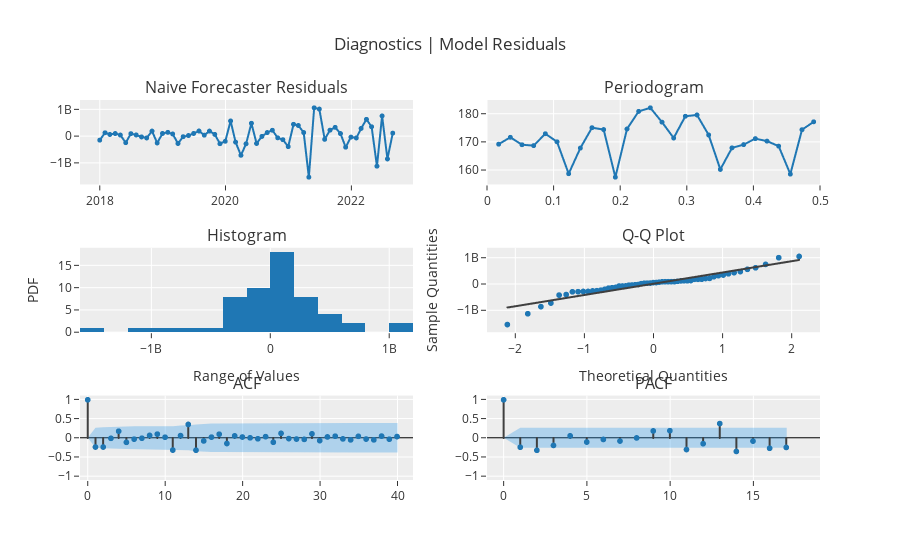

This figure's notebook cell:
### Code cell
plot_model(best, plot = 'diagnostics')

### Figure 1 — Plotly figure (JSON) as saved in the notebook; plotly's stock layout.template omitted (floating-point values rounded to 4 significant figures)
{"data": [{"line": {"color": "rgb(31, 119, 180)", "width": 2}, "marker": {"color": "rgb(31, 119, 180)", "size": 5}, "mode": "lines+markers", "name": "Naive Forecaster", "showlegend": false, "type": "scattergl", "x": ["2018-01-01T00:00:00", "2018-02-01T00:00:00", "2018-03-01T00:00:00", "2018-04-01T00:00:00", "2018-05-01T00:00:00", "2018-06-01T00:00:00", "2018-07-01T00:00:00", "2018-08-01T00:00:00", "2018-09-01T00:00:00", "2018-10-01T00:00:00", "2018-11-01T00:00:00", "2018-12-01T00:00:00", "2019-01-01T00:00:00", "2019-02-01T00:00:00", "2019-03-01T00:00:00", "2019-04-01T00:00:00", "2019-05-01T00:00:00", "2019-06-01T00:00:00", "2019-07-01T00:00:00", "2019-08-01T00:00:00", "2019-09-01T00:00:00", "2019-10-01T00:00:00", "2019-11-01T00:00:00", "2019-12-01T00:00:00", "2020-01-01T00:00:00", "2020-02-01T00:00:00", "2020-03-01T00:00:00", "2020-04-01T00:00:00", "2020-05-01T00:00:00", "2020-06-01T00:00:00", "2020-07-01T00:00:00", "2020-08-01T00:00:00", "2020-09-01T00:00:00", "2020-10-01T00:00:00", "2020-11-01T00:00:00", "2020-12-01T00:00:00", "2021-01-01T00:00:00", "2021-02-01T00:00:00", "2021-03-01T00:00:00", "2021-04-01T00:00:00", "2021-05-01T00:00:00", "2021-06-01T00:00:00", "2021-07-01T00:00:00", "2021-08-01T00:00:00", "2021-09-01T00:00:00", "2021-10-01T00:00:00", "2021-11-01T00:00:00", "2021-12-01T00:00:00", "2022-01-01T00:00:00", "2022-02-01T00:00:00", "2022-03-01T00:00:00", "2022-04-01T00:00:00", "2022-05-01T00:00:00", "2022-06-01T00:00:00", "2022-07-01T00:00:00", "2022-08-01T00:00:00", "2022-09-01T00:00:00"], "xaxis": "x", "y": [-138819263, 138819263, 74220514, 108809996, 51958797, -235529205, 104250362, 56600507, -18797282, -56436195, 200537293, -244564197, 110758650, 153707303, 91553126, -265701135, -9083527, 33546072, 111057238, 203926073, 47855848, 200481248, 76897042, -273604530, -182197596, 580905470, -214357008, -709199069, -277720016, 495147223, -264797131, 458048, 145701855, 231632445, -53596149, -122064973, -383478443, 454966900, 411176896, 144878131, -1531437310, 1075348513, 1027429563, -109213769, 235475565, 341057844, 108015844, -404296235, -25124772, -56920986, 301914137, 641506199, 363759499, -1118051121, 770334344, -845609157, 124639689], "yaxis": "y"}, {"hoverinfo": "text", "hovertext": ["Freq: 0.0175<br>Ampl: 169.2774<br>Time period: 57.0", "Freq: 0.0351<br>Ampl: 171.7324<br>Time period: 28.5", "Freq: 0.0526<br>Ampl: 169.0809<br>Time period: 19.0", "Freq: 0.0702<br>Ampl: 168.7599<br>Time period: 14.25", "Freq: 0.0877<br>Ampl: 173.0099<br>Time period: 11.4", "Freq: 0.1053<br>Ampl: 170.1393<br>Time period: 9.5", "Freq: 0.1228<br>Ampl: 158.737<br>Time period: 8.1429", "Freq: 0.1404<br>Ampl: 167.8837<br>Time period: 7.125", "Freq: 0.1579<br>Ampl: 175.17<br>Time period: 6.3333", "Freq: 0.1754<br>Ampl: 174.4881<br>Time period: 5.7", "Freq: 0.193<br>Ampl: 157.4916<br>Time period: 5.1818", "Freq: 0.2105<br>Ampl: 174.7038<br>Time period: 4.75", "Freq: 0.2281<br>Ampl: 180.9903<br>Time period: 4.3846", "Freq: 0.2456<br>Ampl: 182.2664<br>Time period: 4.0714", "Freq: 0.2632<br>Ampl: 177.1414<br>Time period: 3.8", "Freq: 0.2807<br>Ampl: 171.4906<br>Time period: 3.5625", "Freq: 0.2982<br>Ampl: 179.2499<br>Time period: 3.3529", "Freq: 0.3158<br>Ampl: 179.7108<br>Time period: 3.1667", "Freq: 0.3333<br>Ampl: 172.5737<br>Time period: 3.0", "Freq: 0.3509<br>Ampl: 160.269<br>Time period: 2.85", "Freq: 0.3684<br>Ampl: 167.9646<br>Time period: 2.7143", "Freq: 0.386<br>Ampl: 169.12<br>Time period: 2.5909", "Freq: 0.4035<br>Ampl: 171.2638<br>Time period: 2.4783", "Freq: 0.4211<br>Ampl: 170.3693<br>Time period: 2.375", "Freq: 0.4386<br>Ampl: 168.5752<br>Time period: 2.28", "Freq: 0.4561<br>Ampl: 158.5976<br>Time period: 2.1923", "Freq: 0.4737<br>Ampl: 174.449<br>Time period: 2.1111", "Freq: 0.4912<br>Ampl: 177.2637<br>Time period: 2.0357"], "line": {"color": "#1f77b4", "width": 2}, "marker": {"size": 5}, "mode": "lines+markers", "name": "Naive Forecaster", "showlegend": false, "type": "scattergl", "x": [0.01754, 0.03509, 0.05263, 0.07018, 0.08772, 0.1053, 0.1228, 0.1404, 0.1579, 0.1754, 0.193, 0.2105, 0.2281, 0.2456, 0.2632, 0.2807, 0.2982, 0.3158, 0.3333, 0.3509, 0.3684, 0.386, 0.4035, 0.4211, 0.4386, 0.4561, 0.4737, 0.4912], "xaxis": "x2", "y": [169.3, 171.7, 169.1, 168.8, 173.0, 170.1, 158.7, 167.9, 175.2, 174.5, 157.5, 174.7, 181.0, 182.3, 177.1, 171.5, 179.2, 179.7, 172.6, 160.3, 168.0, 169.1, 171.3, 170.4, 168.6, 158.6, 174.4, 177.3], "yaxis": "y2"}, {"alignmentgroup": "True", "bingroup": "x", "hovertemplate": "variable=Naive Forecaster<br>value=%{x}<br>count=%{y}<extra></extra>", "legendgroup": "Naive Forecaster", "marker": {"color": "#1f77b4", "pattern": {"shape": ""}}, "name": "Naive Forecaster", "offsetgroup": "Naive Forecaster", "orientation": "v", "showlegend": false, "type": "histogram", "x": [-138819263, 138819263, 74220514, 108809996, 51958797, -235529205, 104250362, 56600507, -18797282, -56436195, 200537293, -244564197, 110758650, 153707303, 91553126, -265701135, -9083527, 33546072, 111057238, 203926073, 47855848, 200481248, 76897042, -273604530, -182197596, 580905470, -214357008, -709199069, -277720016, 495147223, -264797131, 458048, 145701855, 231632445, -53596149, -122064973, -383478443, 454966900, 411176896, 144878131, -1531437310, 1075348513, 1027429563, -109213769, 235475565, 341057844, 108015844, -404296235, -25124772, -56920986, 301914137, 641506199, 363759499, -1118051121, 770334344, -845609157, 124639689], "xaxis": "x3", "yaxis": "y3"}, {"marker": {"color": "#1f77b4"}, "mode": "markers", "name": "Naive Forecaster", "showlegend": false, "type": "scattergl", "x": [-2.114, -1.819, -1.628, -1.484, -1.364, -1.262, -1.172, -1.09, -1.014, -0.9447, -0.8792, -0.8172, -0.7583, -0.7019, -0.6476, -0.5952, -0.5443, -0.4949, -0.4466, -0.3993, -0.3529, -0.3073, -0.2623, -0.2178, -0.1737, -0.13, -0.08654, -0.04323, 0, 0.04323, 0.08654, 0.13, 0.1737, 0.2178, 0.2623, 0.3073, 0.3529, 0.3993, 0.4466, 0.4949, 0.5443, 0.5952, 0.6476, 0.7019, 0.7583, 0.8172, 0.8792, 0.9447, 1.014, 1.09, 1.172, 1.262, 1.364, 1.484, 1.628, 1.819, 2.114], "xaxis": "x4", "y": [-1531437310, -1118051121, -845609157, -709199069, -404296235, -383478443, -277720016, -273604530, -265701135, -264797131, -244564197, -235529205, -214357008, -182197596, -138819263, -122064973, -109213769, -56920986, -56436195, -53596149, -25124772, -18797282, -9083527, 458048, 33546072, 47855848, 51958797, 56600507, 74220514, 76897042, 91553126, 104250362, 108015844, 108809996, 110758650, 111057238, 124639689, 138819263, 144878131, 145701855, 153707303, 200481248, 200537293, 203926073, 231632445, 235475565, 301914137, 341057844, 363759499, 411176896, 454966900, 495147223, 580905470, 641506199, 770334344, 1027429563, 1075348513], "yaxis": "y4"}, {"line": {"color": "#3f3f3f"}, "mode": "lines", "name": "Naive Forecaster", "showlegend": false, "type": "scattergl", "x": [-2.114, -1.819, -1.628, -1.484, -1.364, -1.262, -1.172, -1.09, -1.014, -0.9447, -0.8792, -0.8172, -0.7583, -0.7019, -0.6476, -0.5952, -0.5443, -0.4949, -0.4466, -0.3993, -0.3529, -0.3073, -0.2623, -0.2178, -0.1737, -0.13, -0.08654, -0.04323, 0, 0.04323, 0.08654, 0.13, 0.1737, 0.2178, 0.2623, 0.3073, 0.3529, 0.3993, 0.4466, 0.4949, 0.5443, 0.5952, 0.6476, 0.7019, 0.7583, 0.8172, 0.8792, 0.9447, 1.014, 1.09, 1.172, 1.262, 1.364, 1.484, 1.628, 1.819, 2.114], "xaxis": "x4", "y": [-880300000.0, -753100000.0, -671200000.0, -608900000.0, -557700000.0, -513600000.0, -474600000.0, -439400000.0, -407100000.0, -377000000.0, -348800000.0, -322200000.0, -296800000.0, -272600000.0, -249200000.0, -226600000.0, -204800000.0, -183500000.0, -162700000.0, -142400000.0, -122400000.0, -102800000.0, -83400000.0, -64260000.0, -45310000.0, -26490000.0, -7787000.0, 10850000.0, 29450000.0, 48050000.0, 66690000.0, 85400000.0, 104200000.0, 123200000.0, 142300000.0, 161700000.0, 181300000.0, 201300000.0, 221600000.0, 242400000.0, 263700000.0, 285500000.0, 308100000.0, 331500000.0, 355700000.0, 381100000.0, 407700000.0, 435900000.0, 466000000.0, 498300000.0, 533600000.0, 572500000.0, 616600000.0, 667800000.0, 730100000.0, 812000000.0, 939200000.0], "yaxis": "y4"}, {"line": {"color": "#3f3f3f"}, "mode": "lines", "name": "ACF", "showlegend": false, "type": "scattergl", "x": [0, 0], "xaxis": "x5", "y": [0, 1], "yaxis": "y5"}, {"line": {"color": "#3f3f3f"}, "mode": "lines", "name": "ACF", "showlegend": false, "type": "scattergl", "x": [1, 1], "xaxis": "x5", "y": [0, -0.2369], "yaxis": "y5"}, {"line": {"color": "#3f3f3f"}, "mode": "lines", "name": "ACF", "showlegend": false, "type": "scattergl", "x": [2, 2], "xaxis": "x5", "y": [0, -0.2364], "yaxis": "y5"}, {"line": {"color": "#3f3f3f"}, "mode": "lines", "name": "ACF", "showlegend": false, "type": "scattergl", "x": [3, 3], "xaxis": "x5", "y": [0, -0.008625], "yaxis": "y5"}, {"line": {"color": "#3f3f3f"}, "mode": "lines", "name": "ACF", "showlegend": false, "type": "scattergl", "x": [4, 4], "xaxis": "x5", "y": [0, 0.1769], "yaxis": "y5"}, {"line": {"color": "#3f3f3f"}, "mode": "lines", "name": "ACF", "showlegend": false, "type": "scattergl", "x": [5, 5], "xaxis": "x5", "y": [0, -0.1137], "yaxis": "y5"}, {"line": {"color": "#3f3f3f"}, "mode": "lines", "name": "ACF", "showlegend": false, "type": "scattergl", "x": [6, 6], "xaxis": "x5", "y": [0, -0.03046], "yaxis": "y5"}, {"line": {"color": "#3f3f3f"}, "mode": "lines", "name": "ACF", "showlegend": false, "type": "scattergl", "x": [7, 7], "xaxis": "x5", "y": [0, -0.005895], "yaxis": "y5"}, {"line": {"color": "#3f3f3f"}, "mode": "lines", "name": "ACF", "showlegend": false, "type": "scattergl", "x": [8, 8], "xaxis": "x5", "y": [0, 0.06758], "yaxis": "y5"}, {"line": {"color": "#3f3f3f"}, "mode": "lines", "name": "ACF", "showlegend": false, "type": "scattergl", "x": [9, 9], "xaxis": "x5", "y": [0, 0.1018], "yaxis": "y5"}, {"line": {"color": "#3f3f3f"}, "mode": "lines", "name": "ACF", "showlegend": false, "type": "scattergl", "x": [10, 10], "xaxis": "x5", "y": [0, 0.02013], "yaxis": "y5"}, {"line": {"color": "#3f3f3f"}, "mode": "lines", "name": "ACF", "showlegend": false, "type": "scattergl", "x": [11, 11], "xaxis": "x5", "y": [0, -0.3166], "yaxis": "y5"}, {"line": {"color": "#3f3f3f"}, "mode": "lines", "name": "ACF", "showlegend": false, "type": "scattergl", "x": [12, 12], "xaxis": "x5", "y": [0, 0.06319], "yaxis": "y5"}, {"line": {"color": "#3f3f3f"}, "mode": "lines", "name": "ACF", "showlegend": false, "type": "scattergl", "x": [13, 13], "xaxis": "x5", "y": [0, 0.3548], "yaxis": "y5"}, {"line": {"color": "#3f3f3f"}, "mode": "lines", "name": "ACF", "showlegend": false, "type": "scattergl", "x": [14, 14], "xaxis": "x5", "y": [0, -0.3202], "yaxis": "y5"}, {"line": {"color": "#3f3f3f"}, "mode": "lines", "name": "ACF", "showlegend": false, "type": "scattergl", "x": [15, 15], "xaxis": "x5", "y": [0, -0.07718], "yaxis": "y5"}, {"line": {"color": "#3f3f3f"}, "mode": "lines", "name": "ACF", "showlegend": false, "type": "scattergl", "x": [16, 16], "xaxis": "x5", "y": [0, 0.02258], "yaxis": "y5"}, {"line": {"color": "#3f3f3f"}, "mode": "lines", "name": "ACF", "showlegend": false, "type": "scattergl", "x": [17, 17], "xaxis": "x5", "y": [0, 0.09922], "yaxis": "y5"}, {"line": {"color": "#3f3f3f"}, "mode": "lines", "name": "ACF", "showlegend": false, "type": "scattergl", "x": [18, 18], "xaxis": "x5", "y": [0, -0.1442], "yaxis": "y5"}, {"line": {"color": "#3f3f3f"}, "mode": "lines", "name": "ACF", "showlegend": false, "type": "scattergl", "x": [19, 19], "xaxis": "x5", "y": [0, 0.05545], "yaxis": "y5"}, {"line": {"color": "#3f3f3f"}, "mode": "lines", "name": "ACF", "showlegend": false, "type": "scattergl", "x": [20, 20], "xaxis": "x5", "y": [0, 0.02523], "yaxis": "y5"}, {"line": {"color": "#3f3f3f"}, "mode": "lines", "name": "ACF", "showlegend": false, "type": "scattergl", "x": [21, 21], "xaxis": "x5", "y": [0, 0.004636], "yaxis": "y5"}, {"line": {"color": "#3f3f3f"}, "mode": "lines", "name": "ACF", "showlegend": false, "type": "scattergl", "x": [22, 22], "xaxis": "x5", "y": [0, -0.02017], "yaxis": "y5"}, {"line": {"color": "#3f3f3f"}, "mode": "lines", "name": "ACF", "showlegend": false, "type": "scattergl", "x": [23, 23], "xaxis": "x5", "y": [0, 0.0359], "yaxis": "y5"}, {"line": {"color": "#3f3f3f"}, "mode": "lines", "name": "ACF", "showlegend": false, "type": "scattergl", "x": [24, 24], "xaxis": "x5", "y": [0, -0.1111], "yaxis": "y5"}, {"line": {"color": "#3f3f3f"}, "mode": "lines", "name": "ACF", "showlegend": false, "type": "scattergl", "x": [25, 25], "xaxis": "x5", "y": [0, 0.1208], "yaxis": "y5"}, {"line": {"color": "#3f3f3f"}, "mode": "lines", "name": "ACF", "showlegend": false, "type": "scattergl", "x": [26, 26], "xaxis": "x5", "y": [0, -0.01572], "yaxis": "y5"}, {"line": {"color": "#3f3f3f"}, "mode": "lines", "name": "ACF", "showlegend": false, "type": "scattergl", "x": [27, 27], "xaxis": "x5", "y": [0, -0.02765], "yaxis": "y5"}, {"line": {"color": "#3f3f3f"}, "mode": "lines", "name": "ACF", "showlegend": false, "type": "scattergl", "x": [28, 28], "xaxis": "x5", "y": [0, -0.03624], "yaxis": "y5"}, {"line": {"color": "#3f3f3f"}, "mode": "lines", "name": "ACF", "showlegend": false, "type": "scattergl", "x": [29, 29], "xaxis": "x5", "y": [0, 0.1086], "yaxis": "y5"}, {"line": {"color": "#3f3f3f"}, "mode": "lines", "name": "ACF", "showlegend": false, "type": "scattergl", "x": [30, 30], "xaxis": "x5", "y": [0, -0.06863], "yaxis": "y5"}, {"line": {"color": "#3f3f3f"}, "mode": "lines", "name": "ACF", "showlegend": false, "type": "scattergl", "x": [31, 31], "xaxis": "x5", "y": [0, 0.02813], "yaxis": "y5"}, {"line": {"color": "#3f3f3f"}, "mode": "lines", "name": "ACF", "showlegend": false, "type": "scattergl", "x": [32, 32], "xaxis": "x5", "y": [0, 0.04737], "yaxis": "y5"}, {"line": {"color": "#3f3f3f"}, "mode": "lines", "name": "ACF", "showlegend": false, "type": "scattergl", "x": [33, 33], "xaxis": "x5", "y": [0, -0.02389], "yaxis": "y5"}, {"line": {"color": "#3f3f3f"}, "mode": "lines", "name": "ACF", "showlegend": false, "type": "scattergl", "x": [34, 34], "xaxis": "x5", "y": [0, -0.04945], "yaxis": "y5"}, {"line": {"color": "#3f3f3f"}, "mode": "lines", "name": "ACF", "showlegend": false, "type": "scattergl", "x": [35, 35], "xaxis": "x5", "y": [0, 0.04337], "yaxis": "y5"}, {"line": {"color": "#3f3f3f"}, "mode": "lines", "name": "ACF", "showlegend": false, "type": "scattergl", "x": [36, 36], "xaxis": "x5", "y": [0, -0.02752], "yaxis": "y5"}, {"line": {"color": "#3f3f3f"}, "mode": "lines", "name": "ACF", "showlegend": false, "type": "scattergl", "x": [37, 37], "xaxis": "x5", "y": [0, -0.04896], "yaxis": "y5"}, {"line": {"color": "#3f3f3f"}, "mode": "lines", "name": "ACF", "showlegend": false, "type": "scattergl", "x": [38, 38], "xaxis": "x5", "y": [0, 0.04981], "yaxis": "y5"}, {"line": {"color": "#3f3f3f"}, "mode": "lines", "name": "ACF", "showlegend": false, "type": "scattergl", "x": [39, 39], "xaxis": "x5", "y": [0, -0.03077], "yaxis": "y5"}, {"line": {"color": "#3f3f3f"}, "mode": "lines", "name": "ACF", "showlegend": false, "type": "scattergl", "x": [40, 40], "xaxis": "x5", "y": [0, 0.038], "yaxis": "y5"}, {"marker": {"color": "#1f77b4", "size": 6}, "mode": "markers", "name": "ACF", "showlegend": false, "type": "scattergl", "x": [0, 1, 2, 3, 4, 5, 6, 7, 8, 9, 10, 11, 12, 13, 14, 15, 16, 17, 18, 19, 20, 21, 22, 23, 24, 25, 26, 27, 28, 29, 30, 31, 32, 33, 34, 35, 36, 37, 38, 39, 40], "xaxis": "x5", "y": [1, -0.2369, -0.2364, -0.008625, 0.1769, -0.1137, -0.03046, -0.005895, 0.06758, 0.1018, 0.02013, -0.3166, 0.06319, 0.3548, -0.3202, -0.07718, 0.02258, 0.09922, -0.1442, 0.05545, 0.02523, 0.004636, -0.02017, 0.0359, -0.1111, 0.1208, -0.01572, -0.02765, -0.03624, 0.1086, -0.06863, 0.02813, 0.04737, -0.02389, -0.04945, 0.04337, -0.02752, -0.04896, 0.04981, -0.03077, 0.038], "yaxis": "y5"}, {"line": {"color": "rgba(255,255,255,0)"}, "mode": "lines", "name": "UC", "showlegend": false, "type": "scatter", "x": [0, 1, 2, 3, 4, 5, 6, 7, 8, 9, 10, 11, 12, 13, 14, 15, 16, 17, 18, 19, 20, 21, 22, 23, 24, 25, 26, 27, 28, 29, 30, 31, 32, 33, 34, 35, 36, 37, 38, 39, 40], "xaxis": "x5", "y": [0, 0.2596, 0.2738, 0.2872, 0.2872, 0.2945, 0.2974, 0.2976, 0.2976, 0.2987, 0.301, 0.3011, 0.3228, 0.3236, 0.3488, 0.3681, 0.3692, 0.3693, 0.3711, 0.3748, 0.3754, 0.3755, 0.3755, 0.3756, 0.3758, 0.378, 0.3806, 0.3806, 0.3808, 0.381, 0.3831, 0.3839, 0.3841, 0.3845, 0.3846, 0.385, 0.3853, 0.3854, 0.3859, 0.3863, 0.3865], "yaxis": "y5"}, {"fill": "tonexty", "fillcolor": "rgba(32, 146, 230,0.3)", "line": {"color": "rgba(255,255,255,0)"}, "mode": "lines", "name": "LC", "showlegend": false, "type": "scatter", "x": [0, 1, 2, 3, 4, 5, 6, 7, 8, 9, 10, 11, 12, 13, 14, 15, 16, 17, 18, 19, 20, 21, 22, 23, 24, 25, 26, 27, 28, 29, 30, 31, 32, 33, 34, 35, 36, 37, 38, 39, 40], "xaxis": "x5", "y": [0, -0.2596, -0.2738, -0.2872, -0.2872, -0.2945, -0.2974, -0.2976, -0.2976, -0.2987, -0.301, -0.3011, -0.3228, -0.3236, -0.3488, -0.3681, -0.3692, -0.3693, -0.3711, -0.3748, -0.3754, -0.3755, -0.3755, -0.3756, -0.3758, -0.378, -0.3806, -0.3806, -0.3808, -0.381, -0.3831, -0.3839, -0.3841, -0.3845, -0.3846, -0.385, -0.3853, -0.3854, -0.3859, -0.3863, -0.3865], "yaxis": "y5"}, {"line": {"color": "#3f3f3f"}, "mode": "lines", "name": "PACF", "showlegend": false, "type": "scattergl", "x": [0, 0], "xaxis": "x6", "y": [0, 1], "yaxis": "y6"}, {"line": {"color": "#3f3f3f"}, "mode": "lines", "name": "PACF", "showlegend": false, "type": "scattergl", "x": [1, 1], "xaxis": "x6", "y": [0, -0.2412], "yaxis": "y6"}, {"line": {"color": "#3f3f3f"}, "mode": "lines", "name": "PACF", "showlegend": false, "type": "scattergl", "x": [2, 2], "xaxis": "x6", "y": [0, -0.3218], "yaxis": "y6"}, {"line": {"color": "#3f3f3f"}, "mode": "lines", "name": "PACF", "showlegend": false, "type": "scattergl", "x": [3, 3], "xaxis": "x6", "y": [0, -0.1952], "yaxis": "y6"}, {"line": {"color": "#3f3f3f"}, "mode": "lines", "name": "PACF", "showlegend": false, "type": "scattergl", "x": [4, 4], "xaxis": "x6", "y": [0, 0.05613], "yaxis": "y6"}, {"line": {"color": "#3f3f3f"}, "mode": "lines", "name": "PACF", "showlegend": false, "type": "scattergl", "x": [5, 5], "xaxis": "x6", "y": [0, -0.1068], "yaxis": "y6"}, {"line": {"color": "#3f3f3f"}, "mode": "lines", "name": "PACF", "showlegend": false, "type": "scattergl", "x": [6, 6], "xaxis": "x6", "y": [0, -0.03828], "yaxis": "y6"}, {"line": {"color": "#3f3f3f"}, "mode": "lines", "name": "PACF", "showlegend": false, "type": "scattergl", "x": [7, 7], "xaxis": "x6", "y": [0, -0.07948], "yaxis": "y6"}, {"line": {"color": "#3f3f3f"}, "mode": "lines", "name": "PACF", "showlegend": false, "type": "scattergl", "x": [8, 8], "xaxis": "x6", "y": [0, 0.001538], "yaxis": "y6"}, {"line": {"color": "#3f3f3f"}, "mode": "lines", "name": "PACF", "showlegend": false, "type": "scattergl", "x": [9, 9], "xaxis": "x6", "y": [0, 0.1852], "yaxis": "y6"}, {"line": {"color": "#3f3f3f"}, "mode": "lines", "name": "PACF", "showlegend": false, "type": "scattergl", "x": [10, 10], "xaxis": "x6", "y": [0, 0.1908], "yaxis": "y6"}, {"line": {"color": "#3f3f3f"}, "mode": "lines", "name": "PACF", "showlegend": false, "type": "scattergl", "x": [11, 11], "xaxis": "x6", "y": [0, -0.3016], "yaxis": "y6"}, {"line": {"color": "#3f3f3f"}, "mode": "lines", "name": "PACF", "showlegend": false, "type": "scattergl", "x": [12, 12], "xaxis": "x6", "y": [0, -0.1492], "yaxis": "y6"}, {"line": {"color": "#3f3f3f"}, "mode": "lines", "name": "PACF", "showlegend": false, "type": "scattergl", "x": [13, 13], "xaxis": "x6", "y": [0, 0.3772], "yaxis": "y6"}, {"line": {"color": "#3f3f3f"}, "mode": "lines", "name": "PACF", "showlegend": false, "type": "scattergl", "x": [14, 14], "xaxis": "x6", "y": [0, -0.3515], "yaxis": "y6"}, {"line": {"color": "#3f3f3f"}, "mode": "lines", "name": "PACF", "showlegend": false, "type": "scattergl", "x": [15, 15], "xaxis": "x6", "y": [0, -0.08063], "yaxis": "y6"}, {"line": {"color": "#3f3f3f"}, "mode": "lines", "name": "PACF", "showlegend": false, "type": "scattergl", "x": [16, 16], "xaxis": "x6", "y": [0, -0.2692], "yaxis": "y6"}, {"line": {"color": "#3f3f3f"}, "mode": "lines", "name": "PACF", "showlegend": false, "type": "scattergl", "x": [17, 17], "xaxis": "x6", "y": [0, -0.2469], "yaxis": "y6"}, {"marker": {"color": "#1f77b4", "size": 6}, "mode": "markers", "name": "PACF", "showlegend": false, "type": "scattergl", "x": [0, 1, 2, 3, 4, 5, 6, 7, 8, 9, 10, 11, 12, 13, 14, 15, 16, 17], "xaxis": "x6", "y": [1, -0.2412, -0.3218, -0.1952, 0.05613, -0.1068, -0.03828, -0.07948, 0.001538, 0.1852, 0.1908, -0.3016, -0.1492, 0.3772, -0.3515, -0.08063, -0.2692, -0.2469], "yaxis": "y6"}, {"line": {"color": "rgba(255,255,255,0)"}, "mode": "lines", "name": "UC", "showlegend": false, "type": "scatter", "x": [0, 1, 2, 3, 4, 5, 6, 7, 8, 9, 10, 11, 12, 13, 14, 15, 16, 17], "xaxis": "x6", "y": [0, 0.2596, 0.2596, 0.2596, 0.2596, 0.2596, 0.2596, 0.2596, 0.2596, 0.2596, 0.2596, 0.2596, 0.2596, 0.2596, 0.2596, 0.2596, 0.2596, 0.2596], "yaxis": "y6"}, {"fill": "tonexty", "fillcolor": "rgba(32, 146, 230,0.3)", "line": {"color": "rgba(255,255,255,0)"}, "mode": "lines", "name": "LC", "showlegend": false, "type": "scatter", "x": [0, 1, 2, 3, 4, 5, 6, 7, 8, 9, 10, 11, 12, 13, 14, 15, 16, 17], "xaxis": "x6", "y": [0, -0.2596, -0.2596, -0.2596, -0.2596, -0.2596, -0.2596, -0.2596, -0.2596, -0.2596, -0.2596, -0.2596, -0.2596, -0.2596, -0.2596, -0.2596, -0.2596, -0.2596], "yaxis": "y6"}], "layout": {"annotations": [{"font": {"size": 16}, "showarrow": false, "text": "Naive Forecaster Residuals", "x": 0.225, "xanchor": "center", "xref": "paper", "y": 1.0, "yanchor": "bottom", "yref": "paper"}, {"font": {"size": 16}, "showarrow": false, "text": "Periodogram", "x": 0.775, "xanchor": "center", "xref": "paper", "y": 1.0, "yanchor": "bottom", "yref": "paper"}, {"font": {"size": 16}, "showarrow": false, "text": "Histogram", "x": 0.225, "xanchor": "center", "xref": "paper", "y": 0.6111, "yanchor": "bottom", "yref": "paper"}, {"font": {"size": 16}, "showarrow": false, "text": "Q-Q Plot", "x": 0.775, "xanchor": "center", "xref": "paper", "y": 0.6111, "yanchor": "bottom", "yref": "paper"}, {"font": {"size": 16}, "showarrow": false, "text": "ACF", "x": 0.225, "xanchor": "center", "xref": "paper", "y": 0.2222, "yanchor": "bottom", "yref": "paper"}, {"font": {"size": 16}, "showarrow": false, "text": "PACF", "x": 0.775, "xanchor": "center", "xref": "paper", "y": 0.2222, "yanchor": "bottom", "yref": "paper"}], "showlegend": false, "title": {"text": "Diagnostics | Model Residuals"}, "xaxis": {"anchor": "y", "domain": [0, 0.45]}, "xaxis2": {"anchor": "y2", "domain": [0.55, 1], "range": [0, 0.5]}, "xaxis3": {"anchor": "y3", "domain": [0, 0.45], "title": {"text": "Range of Values"}}, "xaxis4": {"anchor": "y4", "domain": [0.55, 1], "title": {"text": "Theoretical Quantities"}}, "xaxis5": {"anchor": "y5", "domain": [0, 0.45], "range": [-1, 42]}, "xaxis6": {"anchor": "y6", "domain": [0.55, 1], "range": [-1, 19]}, "yaxis": {"anchor": "x", "domain": [0.7778, 1]}, "yaxis2": {"anchor": "x2", "domain": [0.7778, 1]}, "yaxis3": {"anchor": "x3", "domain": [0.3889, 0.6111], "title": {"text": "PDF"}}, "yaxis4": {"anchor": "x4", "domain": [0.3889, 0.6111], "title": {"text": "Sample Quantities"}}, "yaxis5": {"anchor": "x5", "domain": [0, 0.2222], "range": [-1.1, 1.1], "zerolinecolor": "#000000"}, "yaxis6": {"anchor": "x6", "domain": [0, 0.2222], "range": [-1.1, 1.1], "zerolinecolor": "#000000"}}}
